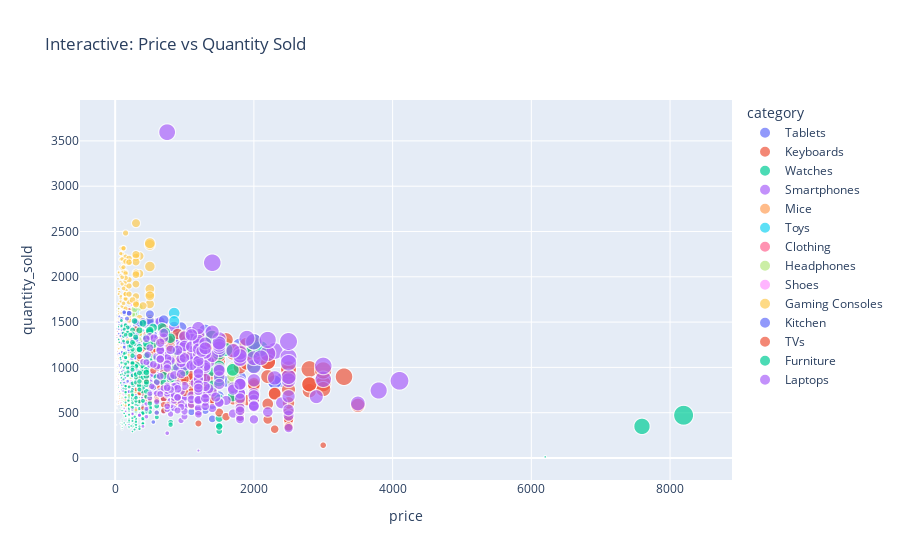

Source (notebook cell):
### Markdown cell above
## Interactive: Price vs Quantity Sold

### Code cell
fig = px.scatter(
    df,
    x='price',
    y='quantity_sold',
    size='revenue',
    color='category',
    hover_data=['product_name', 'rating'],
    title='Interactive: Price vs Quantity Sold'
)
fig.show()

### Figure 1 — Plotly figure (JSON) as saved in the notebook; plotly's stock layout.template omitted (floating-point values rounded to 4 significant figures; data arrays with more than 128 entries replaced by an {"elided": "..."} marker saying what was removed)
{"data": [{"customdata": {"elided": "225x2 mixed values"}, "hovertemplate": "category=Tablets<br>price=%{x}<br>quantity_sold=%{y}<br>revenue=%{marker.size}<br>product_name=%{customdata[0]}<br>rating=%{customdata[1]}<extra></extra>", "legendgroup": "Tablets", "marker": {"color": "#636efa", "size": {"elided": "225 float values"}, "sizemode": "area", "sizeref": 9670.0, "symbol": "circle"}, "mode": "markers", "name": "Tablets", "showlegend": true, "type": "scattergl", "x": {"elided": "225 float values"}, "xaxis": "x", "y": {"elided": "225 float values"}, "yaxis": "y"}, {"customdata": {"elided": "186x2 mixed values"}, "hovertemplate": "category=Keyboards<br>price=%{x}<br>quantity_sold=%{y}<br>revenue=%{marker.size}<br>product_name=%{customdata[0]}<br>rating=%{customdata[1]}<extra></extra>", "legendgroup": "Keyboards", "marker": {"color": "#EF553B", "size": {"elided": "186 float values"}, "sizemode": "area", "sizeref": 9670.0, "symbol": "circle"}, "mode": "markers", "name": "Keyboards", "showlegend": true, "type": "scattergl", "x": {"elided": "186 float values"}, "xaxis": "x", "y": {"elided": "186 float values"}, "yaxis": "y"}, {"customdata": {"elided": "209x2 mixed values"}, "hovertemplate": "category=Watches<br>price=%{x}<br>quantity_sold=%{y}<br>revenue=%{marker.size}<br>product_name=%{customdata[0]}<br>rating=%{customdata[1]}<extra></extra>", "legendgroup": "Watches", "marker": {"color": "#00cc96", "size": {"elided": "209 float values"}, "sizemode": "area", "sizeref": 9670.0, "symbol": "circle"}, "mode": "markers", "name": "Watches", "showlegend": true, "type": "scattergl", "x": {"elided": "209 float values"}, "xaxis": "x", "y": {"elided": "209 float values"}, "yaxis": "y"}, {"customdata": {"elided": "233x2 mixed values"}, "hovertemplate": "category=Smartphones<br>price=%{x}<br>quantity_sold=%{y}<br>revenue=%{marker.size}<br>product_name=%{customdata[0]}<br>rating=%{customdata[1]}<extra></extra>", "legendgroup": "Smartphones", "marker": {"color": "#ab63fa", "size": {"elided": "233 float values"}, "sizemode": "area", "sizeref": 9670.0, "symbol": "circle"}, "mode": "markers", "name": "Smartphones", "showlegend": true, "type": "scattergl", "x": {"elided": "233 float values"}, "xaxis": "x", "y": {"elided": "233 float values"}, "yaxis": "y"}, {"customdata": {"elided": "197x2 mixed values"}, "hovertemplate": "category=Mice<br>price=%{x}<br>quantity_sold=%{y}<br>revenue=%{marker.size}<br>product_name=%{customdata[0]}<br>rating=%{customdata[1]}<extra></extra>", "legendgroup": "Mice", "marker": {"color": "#FFA15A", "size": {"elided": "197 float values"}, "sizemode": "area", "sizeref": 9670.0, "symbol": "circle"}, "mode": "markers", "name": "Mice", "showlegend": true, "type": "scattergl", "x": {"elided": "197 float values"}, "xaxis": "x", "y": {"elided": "197 float values"}, "yaxis": "y"}, {"customdata": {"elided": "198x2 mixed values"}, "hovertemplate": "category=Toys<br>price=%{x}<br>quantity_sold=%{y}<br>revenue=%{marker.size}<br>product_name=%{customdata[0]}<br>rating=%{customdata[1]}<extra></extra>", "legendgroup": "Toys", "marker": {"color": "#19d3f3", "size": {"elided": "198 float values"}, "sizemode": "area", "sizeref": 9670.0, "symbol": "circle"}, "mode": "markers", "name": "Toys", "showlegend": true, "type": "scattergl", "x": {"elided": "198 float values"}, "xaxis": "x", "y": {"elided": "198 float values"}, "yaxis": "y"}, {"customdata": {"elided": "228x2 mixed values"}, "hovertemplate": "category=Clothing<br>price=%{x}<br>quantity_sold=%{y}<br>revenue=%{marker.size}<br>product_name=%{customdata[0]}<br>rating=%{customdata[1]}<extra></extra>", "legendgroup": "Clothing", "marker": {"color": "#FF6692", "size": {"elided": "228 float values"}, "sizemode": "area", "sizeref": 9670.0, "symbol": "circle"}, "mode": "markers", "name": "Clothing", "showlegend": true, "type": "scattergl", "x": {"elided": "228 float values"}, "xaxis": "x", "y": {"elided": "228 float values"}, "yaxis": "y"}, {"customdata": {"elided": "207x2 mixed values"}, "hovertemplate": "category=Headphones<br>price=%{x}<br>quantity_sold=%{y}<br>revenue=%{marker.size}<br>product_name=%{customdata[0]}<br>rating=%{customdata[1]}<extra></extra>", "legendgroup": "Headphones", "marker": {"color": "#B6E880", "size": {"elided": "207 float values"}, "sizemode": "area", "sizeref": 9670.0, "symbol": "circle"}, "mode": "markers", "name": "Headphones", "showlegend": true, "type": "scattergl", "x": {"elided": "207 float values"}, "xaxis": "x", "y": {"elided": "207 float values"}, "yaxis": "y"}, {"customdata": {"elided": "218x2 mixed values"}, "hovertemplate": "category=Shoes<br>price=%{x}<br>quantity_sold=%{y}<br>revenue=%{marker.size}<br>product_name=%{customdata[0]}<br>rating=%{customdata[1]}<extra></extra>", "legendgroup": "Shoes", "marker": {"color": "#FF97FF", "size": {"elided": "218 float values"}, "sizemode": "area", "sizeref": 9670.0, "symbol": "circle"}, "mode": "markers", "name": "Shoes", "showlegend": true, "type": "scattergl", "x": {"elided": "218 float values"}, "xaxis": "x", "y": {"elided": "218 float values"}, "yaxis": "y"}, {"customdata": {"elided": "193x2 mixed values"}, "hovertemplate": "category=Gaming Consoles<br>price=%{x}<br>quantity_sold=%{y}<br>revenue=%{marker.size}<br>product_name=%{customdata[0]}<br>rating=%{customdata[1]}<extra></extra>", "legendgroup": "Gaming Consoles", "marker": {"color": "#FECB52", "size": {"elided": "193 float values"}, "sizemode": "area", "sizeref": 9670.0, "symbol": "circle"}, "mode": "markers", "name": "Gaming Consoles", "showlegend": true, "type": "scattergl", "x": {"elided": "193 float values"}, "xaxis": "x", "y": {"elided": "193 float values"}, "yaxis": "y"}, {"customdata": {"elided": "196x2 mixed values"}, "hovertemplate": "category=Kitchen<br>price=%{x}<br>quantity_sold=%{y}<br>revenue=%{marker.size}<br>product_name=%{customdata[0]}<br>rating=%{customdata[1]}<extra></extra>", "legendgroup": "Kitchen", "marker": {"color": "#636efa", "size": {"elided": "196 float values"}, "sizemode": "area", "sizeref": 9670.0, "symbol": "circle"}, "mode": "markers", "name": "Kitchen", "showlegend": true, "type": "scattergl", "x": {"elided": "196 float values"}, "xaxis": "x", "y": {"elided": "196 float values"}, "yaxis": "y"}, {"customdata": {"elided": "221x2 mixed values"}, "hovertemplate": "category=TVs<br>price=%{x}<br>quantity_sold=%{y}<br>revenue=%{marker.size}<br>product_name=%{customdata[0]}<br>rating=%{customdata[1]}<extra></extra>", "legendgroup": "TVs", "marker": {"color": "#EF553B", "size": {"elided": "221 float values"}, "sizemode": "area", "sizeref": 9670.0, "symbol": "circle"}, "mode": "markers", "name": "TVs", "showlegend": true, "type": "scattergl", "x": {"elided": "221 float values"}, "xaxis": "x", "y": {"elided": "221 float values"}, "yaxis": "y"}, {"customdata": {"elided": "197x2 mixed values"}, "hovertemplate": "category=Furniture<br>price=%{x}<br>quantity_sold=%{y}<br>revenue=%{marker.size}<br>product_name=%{customdata[0]}<br>rating=%{customdata[1]}<extra></extra>", "legendgroup": "Furniture", "marker": {"color": "#00cc96", "size": {"elided": "197 float values"}, "sizemode": "area", "sizeref": 9670.0, "symbol": "circle"}, "mode": "markers", "name": "Furniture", "showlegend": true, "type": "scattergl", "x": {"elided": "197 float values"}, "xaxis": "x", "y": {"elided": "197 float values"}, "yaxis": "y"}, {"customdata": {"elided": "227x2 mixed values"}, "hovertemplate": "category=Laptops<br>price=%{x}<br>quantity_sold=%{y}<br>revenue=%{marker.size}<br>product_name=%{customdata[0]}<br>rating=%{customdata[1]}<extra></extra>", "legendgroup": "Laptops", "marker": {"color": "#ab63fa", "size": {"elided": "227 float values"}, "sizemode": "area", "sizeref": 9670.0, "symbol": "circle"}, "mode": "markers", "name": "Laptops", "showlegend": true, "type": "scattergl", "x": {"elided": "227 float values"}, "xaxis": "x", "y": {"elided": "227 float values"}, "yaxis": "y"}], "layout": {"legend": {"itemsizing": "constant", "title": {"text": "category"}, "tracegroupgap": 0}, "title": {"text": "Interactive: Price vs Quantity Sold"}, "xaxis": {"anchor": "y", "domain": [0, 1], "title": {"text": "price"}}, "yaxis": {"anchor": "x", "domain": [0, 1], "title": {"text": "quantity_sold"}}}}
